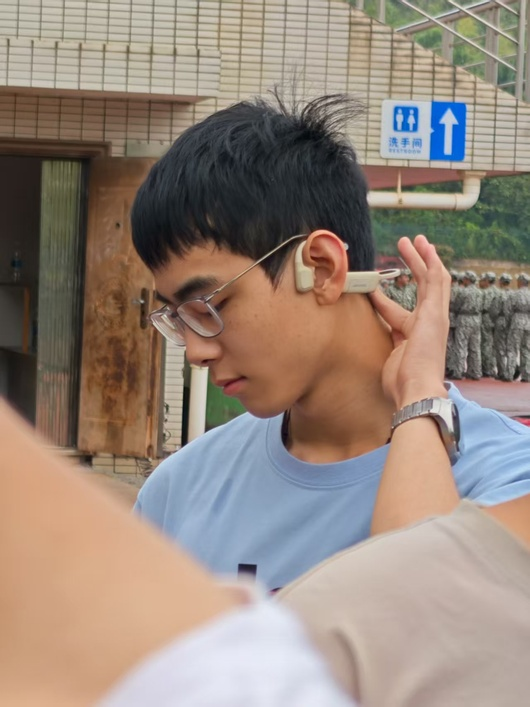
#> input picture Machine Vision Experiment 3/xx.jpg, 530 x 707 px, shrunk from 1279 x 1706 before the run, found by its file name
$ jupyter execute 'Machine Vision Experiment 3.ipynb'
#> lines starting #> are read from the running program, lines starting #| are printed output that depends on the picture; after the words box and inside, x2 and y2 are one past the last pixel; in counts of white or black regions, pixels touching at a corner belong together
[cell 1]
#理想低通频域滤波
import cv2
import numpy as np
import matplotlib.pyplot as plt

def ideal_low_pass_filter(shape, cutoff_frequency):
    """
    创建理想低通滤波器
    :变量1 shape: 图像形状 (rows, cols)
    :变量2 cutoff_frequency: 截止频率
    :return: 滤波器掩码
    """
    rows, cols = shape
    center_row, center_col = rows // 2, cols // 2

    #创建网格
    u = np.arange(rows)
    v = np.arange(cols)
    u, v = np.meshgrid(u, v, indexing='ij')

    #计算距离中心的欧氏距离
    distance = np.sqrt((u - center_row)**2 + (v - center_col)**2)

    #创建理想低通滤波器
    filter_mask = np.zeros_like(distance)
    filter_mask[distance <= cutoff_frequency] = 1

    return filter_mask

def apply_ideal_low_pass_filter(image, cutoff_frequency):
    """
    应用理想低通滤波器
    :参数1: image: 输入图像
    :参数2: cutoff_frequency: 截止频率
    :return: 滤波后的图像
    """
    rows, cols = image.shape

    #将图像转换为float32
    img_float32 = np.float32(image)

    #中心化
    mask = np.ones((rows, cols))
    mask[1::2, ::2] = -1
    mask[::2, 1::2] = -1
    centered_img = img_float32 * mask

    #进行傅里叶变换
    #获取最佳DFT大小
    optimal_rows = cv2.getOptimalDFTSize(rows)
    optimal_cols = cv2.getOptimalDFTSize(cols)

    #创建扩展的复数图像
    padded_img = np.zeros((optimal_rows, optimal_cols), dtype=np.float32)
    padded_img[:rows, :cols] = centered_img

    #进行DFT
    dft = cv2.dft(padded_img, flags=cv2.DFT_COMPLEX_OUTPUT)

    #创建并应用理想低通滤波器
    filter_mask = ideal_low_pass_filter((optimal_rows, optimal_cols), cutoff_frequency)

    #将滤波器应用于DFT结果
    dft_filtered = dft.copy()
    dft_filtered[:, :, 0] *= filter_mask
    dft_filtered[:, :, 1] *= filter_mask

    #进行逆傅里叶变换
    idft = cv2.idft(dft_filtered)
    filtered_img = idft[:, :, 0]

    #逆中心化
    mask_padded = np.ones((optimal_rows, optimal_cols))
    mask_padded[1::2, ::2] = -1
    mask_padded[::2, 1::2] = -1

    result_img = filtered_img * mask_padded

    #裁剪到原始大小
    final_result = result_img[:rows, :cols]

    #归一化到0-255范围
    final_result = cv2.normalize(final_result, None, 0, 255, cv2.NORM_MINMAX)
    final_result = np.uint8(final_result)

    return final_result

def main():
    image_path = '/Users/guo2006/myenv/Machine Vision Experiment/Machine Vision Experiment 3/xx.jpg'
    image = cv2.imread(image_path, cv2.IMREAD_GRAYSCALE)
    if image is None:
        raise FileNotFoundError("图像文件未找到")

    #定义不同的截止频率
    cutoff_frequencies = [30, 60, 120]

    #创建图形显示结果
    plt.figure(figsize=(15, 10))

    #对每个截止频率应用理想低通滤波
    for i, cutoff in enumerate(cutoff_frequencies):
        print(f"应用截止频率为 {cutoff} 的理想低通滤波器...")

        #应用滤波器
        filtered_image = apply_ideal_low_pass_filter(image, cutoff)

        #显示结果
        plt.subplot(2, 3, i + 1)
        plt.imshow(filtered_image, cmap='gray')
        plt.title(f'Cut-off Frequency D0 = {cutoff}')
        plt.axis('off')

    #显示频域滤波器形状
    filter_shapes = []
    for cutoff in cutoff_frequencies:
        #创建滤波器形状用于显示
        shape = image.shape
        optimal_rows = cv2.getOptimalDFTSize(shape[0])
        optimal_cols = cv2.getOptimalDFTSize(shape[1])
        filter_mask = ideal_low_pass_filter((optimal_rows, optimal_cols), cutoff)
        filter_shapes.append(filter_mask)

    #显示滤波器形状
    for i, (filter_mask, cutoff) in enumerate(zip(filter_shapes, cutoff_frequencies)):
        plt.subplot(2, 3, i + 4)
        plt.imshow(filter_mask, cmap='gray')
        plt.title(f'Filter Shape (D0 = {cutoff})')
        plt.axis('off')

    plt.tight_layout()
    plt.show()
#| 图像尺寸: (707, 530)


if __name__ == "__main__":
    main()

[cell 2]
#高斯低通频率滤波
import cv2
import numpy as np
import matplotlib.pyplot as plt

def gaussian_low_pass_filter(shape, cutoff_frequency):
    """
    创建高斯低通滤波器
    :参数1 shape: 图像形状 (rows, cols)
    :参数2 cutoff_frequency: 截止频率
    :return: 滤波器掩码
    """
    rows, cols = shape
    center_row, center_col = rows // 2, cols // 2

    #创建网格
    u = np.arange(rows)
    v = np.arange(cols)
    u, v = np.meshgrid(u, v, indexing='ij')

    #计算距离中心的欧氏距离
    distance = np.sqrt((u - center_row)**2 + (v - center_col)**2)

    # 创建高斯低通滤波器
    # H(u,v) = exp(-D(u,v)² / (2 * D0²))
    filter_mask = np.exp(-(distance**2) / (2 * (cutoff_frequency**2)))

    return filter_mask

def apply_gaussian_low_pass_filter(image, cutoff_frequency):
    """
    应用高斯低通滤波器
    :参数1 image: 输入图像
    :参数2 cutoff_frequency: 截止频率
    :return: 滤波后的图像
    """
    rows, cols = image.shape

    #将图像转换为float32
    img_float32 = np.float32(image)

    #中心化
    mask = np.ones((rows, cols))
    mask[1::2, ::2] = -1
    mask[::2, 1::2] = -1
    centered_img = img_float32 * mask

    #进行傅里叶变换
    #获取最佳DFT大小
    optimal_rows = cv2.getOptimalDFTSize(rows)
    optimal_cols = cv2.getOptimalDFTSize(cols)

    #创建扩展的复数图像
    padded_img = np.zeros((optimal_rows, optimal_cols), dtype=np.float32)
    padded_img[:rows, :cols] = centered_img

    #进行DFT
    dft = cv2.dft(padded_img, flags=cv2.DFT_COMPLEX_OUTPUT)

    #创建并应用高斯低通滤波器
    filter_mask = gaussian_low_pass_filter((optimal_rows, optimal_cols), cutoff_frequency)

    #将滤波器应用于DFT结果
    dft_filtered = dft.copy()
    dft_filtered[:, :, 0] *= filter_mask
    dft_filtered[:, :, 1] *= filter_mask

    #进行逆傅里叶变换
    idft = cv2.idft(dft_filtered)
    filtered_img = idft[:, :, 0]

    #逆中心化
    mask_padded = np.ones((optimal_rows, optimal_cols))
    mask_padded[1::2, ::2] = -1
    mask_padded[::2, 1::2] = -1

    result_img = filtered_img * mask_padded

    #裁剪到原始大小
    final_result = result_img[:rows, :cols]

    #归一化到0-255范围
    final_result = cv2.normalize(final_result, None, 0, 255, cv2.NORM_MINMAX)
    final_result = np.uint8(final_result)

    return final_result

def display_frequency_spectrum(image, title=""):
    """
    显示图像的频谱
    """
#> called with title = ''
    rows, cols = image.shape
    img_float32 = np.float32(image)

    #获取最佳DFT大小
    optimal_rows = cv2.getOptimalDFTSize(rows)
    optimal_cols = cv2.getOptimalDFTSize(cols)

    #创建扩展的复数图像
    padded_img = np.zeros((optimal_rows, optimal_cols), dtype=np.float32)
    padded_img[:rows, :cols] = img_float32

    #进行DFT
    dft = cv2.dft(padded_img, flags=cv2.DFT_COMPLEX_OUTPUT)

    #将零频率分量移到中心
    dft_shift = np.fft.fftshift(dft)

    #计算幅度谱
    magnitude_spectrum = 20 * np.log(cv2.magnitude(dft_shift[:, :, 0], dft_shift[:, :, 1]) + 1)

    return magnitude_spectrum

def main():
    print("高斯低通频域滤波")
    print("=" * 40)

    image_path = '/Users/guo2006/myenv/Machine Vision Experiment/Machine Vision Experiment 3/xx.jpg'
    image = cv2.imread(image_path, cv2.IMREAD_GRAYSCALE)
    if image is None:
        raise FileNotFoundError("图像文件未找到，使用示例图像")

    print(f"图像尺寸: {image.shape}")

    cutoff_frequencies = [20, 50, 100]

    plt.figure(figsize=(12, 10))

    #原图及其频谱图
    plt.subplot(4, 3, 1)
    plt.imshow(image, cmap='gray')
    plt.title('Original Image')
    plt.axis('off')

    spectrum_original = display_frequency_spectrum(image)
    plt.subplot(4, 3, 2)
    plt.imshow(spectrum_original, cmap='jet')
    plt.title('Original Spectrum')
    plt.axis('off')

    #占位空图
    plt.subplot(4, 3, 3)
    plt.axis('off')

    #滤波图像+频谱+滤波器形状
    for i, cutoff in enumerate(cutoff_frequencies):
        filtered_image = apply_gaussian_low_pass_filter(image, cutoff)
        spectrum_filtered = display_frequency_spectrum(filtered_image)
        filter_shape = gaussian_low_pass_filter(image.shape, cutoff)

        row = i + 1  #从第2行开始

        #滤波图像
        plt.subplot(4, 3, row * 3 + 1)
        plt.imshow(filtered_image, cmap='gray')
        plt.title(f'Filtered D0={cutoff}')
        plt.axis('off')

        #滤波后频谱
        plt.subplot(4, 3, row * 3 + 2)
        plt.imshow(spectrum_filtered, cmap='jet')
        plt.title(f'Spectrum D0={cutoff}')
        plt.axis('off')

        #滤波器形状
        plt.subplot(4, 3, row * 3 + 3)
        plt.imshow(filter_shape, cmap='gray')
        plt.title(f'Filter D0={cutoff}')
        plt.axis('off')

    plt.tight_layout()
    plt.show()

    #创建高斯滤波对比图
    plt.figure(figsize=(12, 8))

    plt.subplot(1, 4, 1)
    plt.imshow(image, cmap='gray')
    plt.title('Original')
    plt.axis('off')

    for i, cutoff in enumerate(cutoff_frequencies):
        filtered_image = apply_gaussian_low_pass_filter(image, cutoff)
        plt.subplot(1, 4, i + 2)
        plt.imshow(filtered_image, cmap='gray')
        plt.title(f'Gaussian Low Pass Filter D0 = {cutoff}')
        plt.axis('off')
#> this loop made 3 passes
#> pass 1, in apply_gaussian_low_pass_filter (call 4), `filter_mask = gaussian_low_pass_filter((optimal_rows, optimal_cols), c..`:
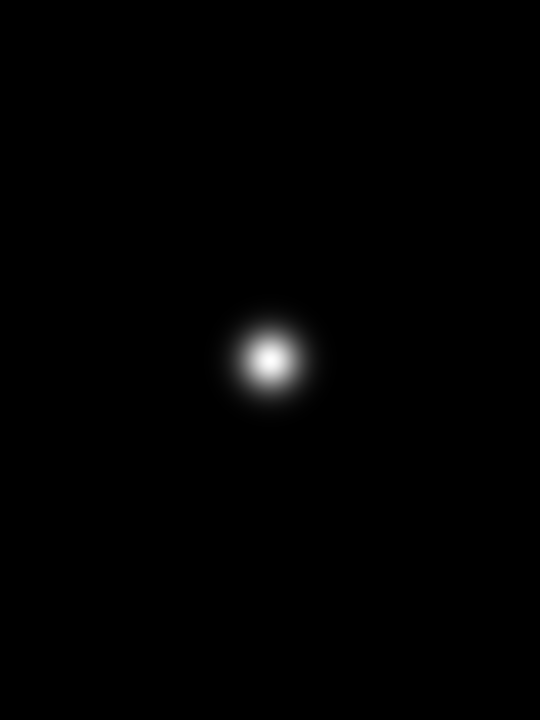
#> filter_mask: shape (720, 540) float64; min 1.17e-110, max 1, mean 0.00646

    plt.tight_layout()
    plt.show()

if __name__ == "__main__":
    main()

[cell 3]
#巴特沃斯低通频率滤波
import cv2
import numpy as np
import matplotlib.pyplot as plt

#参数区
img_path = '/Users/guo2006/myenv/Machine Vision Experiment/Machine Vision Experiment 3/xx.jpg'
D0_list = [20, 40, 80] #截止频率
orders  = [2, 5] #阶数

def pad_to_optimal(img):
    """扩展成 FFT 最佳尺寸（2 的整数次幂）"""
    h, w = img.shape
    opt_h = cv2.getOptimalDFTSize(h)
    opt_w = cv2.getOptimalDFTSize(w)
    padded = cv2.copyMakeBorder(img, 0, opt_h-h, 0, opt_w-w, borderType=cv2.BORDER_CONSTANT, value=0)
    return padded, h, w

def butterworth_lowpass(shape, D0, n):
    """生成 n 阶 Butterworth 低通滤波器"""
    rows, cols = shape[:2]
    crow, ccol = rows//2, cols//2
    y, x = np.ogrid[:rows, :cols]
    dist_sq = (x - ccol)**2 + (y - crow)**2
    H = 1 / (1 + (dist_sq / (D0**2))**n)
    return H

def fft_filter(img, D0, n):
    """频域滤波并返回裁剪后的空域结果"""
    #补零
    padded, orig_h, orig_w = pad_to_optimal(img)
    ph, pw = padded.shape
    H = butterworth_lowpass((ph, pw), D0, n)
    #FFT
    dft = cv2.dft(np.float32(padded), flags=cv2.DFT_COMPLEX_OUTPUT)
    dft_shift = np.fft.fftshift(dft)
    #滤波
    filtered_dft = dft_shift * H[:,:,np.newaxis]
    #IFFT
    idft_shift = np.fft.ifftshift(filtered_dft)
    idft = cv2.idft(idft_shift)
    filtered = cv2.magnitude(idft[:,:,0], idft[:,:,1])
    #裁剪回原尺寸 + 归一化
    filtered = filtered[:orig_h, :orig_w]
    cv2.normalize(filtered, filtered, 0, 255, cv2.NORM_MINMAX)
    return np.uint8(filtered)

#读图
gray = cv2.imread(img_path, cv2.IMREAD_GRAYSCALE)
assert gray is not None, "图片读取失败，请检查路径"

fig, axes = plt.subplots(nrows=2, ncols=3, figsize=(9, 6), constrained_layout=True)
axes = axes.flatten() #拉成一维

idx = 0
for i, n in enumerate(orders):
    for j, D0 in enumerate(D0_list):
        out = fft_filter(gray, D0, n)

        axes[idx].imshow(out, cmap='gray')
        axes[idx].set_title(f'order={n}, D0={D0}', fontsize=10)
        axes[idx].axis('off')
        idx += 1
#> this loop made 2 passes
#> after the loop, idx = 6

plt.savefig('butterworth_results.jpg', dpi=300)
plt.show()

[cell 4]
#理想高通频域滤波
import cv2
import numpy as np
import matplotlib.pyplot as plt
import os

img_path = '/Users/guo2006/myenv/Machine Vision Experiment/Machine Vision Experiment 3/lsy.jpg'
D0_list  = [20, 40, 80] #截止频率
alpha = 1.0 #锐化强度

def pad_to_optimal(img):
    h, w = img.shape
    opt_h = cv2.getOptimalDFTSize(h)
    opt_w = cv2.getOptimalDFTSize(w)
    padded = cv2.copyMakeBorder(img, 0, opt_h-h, 0, opt_w-w,borderType=cv2.BORDER_CONSTANT, value=0)
    return padded, h, w

def ideal_highpass(shape, D0):
    """理想高通滤波器：中心为 0，其余为 1"""
    h, w = shape[:2]
    cy, cx = h//2, w//2
    y, x = np.ogrid[:h, :w]
    mask = ((x - cx)**2 + (y - cy)**2) >= D0**2 #圆外=1，圆内=0
    return mask.astype(np.float32)

def freq_filter(img, D0, filter_func):
    """通用频域滤波：filter_func 返回 H(u,v)"""
    padded, orig_h, orig_w = pad_to_optimal(img)
    ph, pw = padded.shape
    H = filter_func((ph, pw), D0) #生成滤波器
    dft = cv2.dft(np.float32(padded), flags=cv2.DFT_COMPLEX_OUTPUT)
    dft_shift = np.fft.fftshift(dft)
    filtered = dft_shift * (1 - H)[:,:,np.newaxis] #高通 = 1 - 低通
    idft = cv2.idft(np.fft.ifftshift(filtered))
    out = cv2.magnitude(idft[:,:,0], idft[:,:,1])[:orig_h, :orig_w]
    cv2.normalize(out, out, 0, 255, cv2.NORM_MINMAX)
    return np.uint8(out)

def unsharp_mask(img, alpha=1.0):
    """空域锐化：原图 + alpha*(原图 - 高斯模糊)"""
    blur = cv2.GaussianBlur(img, (9, 9), 2)
    sharp = cv2.addWeighted(img, 1+alpha, blur, -alpha, 0)
    return sharp

gray = cv2.imread(img_path, cv2.IMREAD_GRAYSCALE)
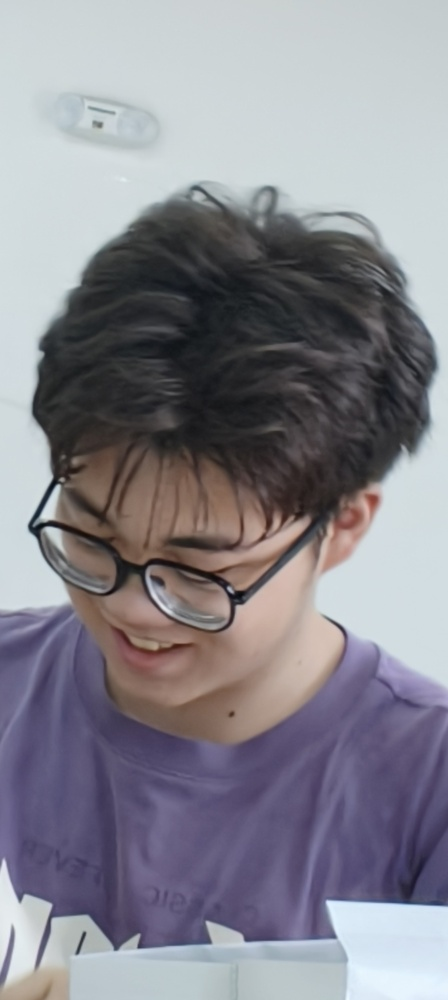
#> input picture Machine Vision Experiment 3/lsy.jpg, 448 x 1000 px, shrunk from 1080 x 2412 before the run, found by its file name
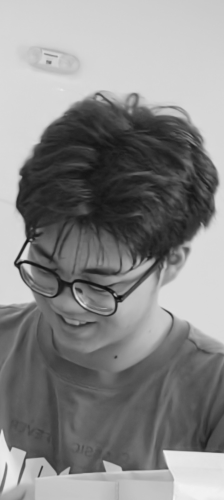
#> gray: shape (1000, 448) (shown at 1/2 size); min 8, max 245, mean 135.4
assert gray is not None, "图片读取失败"

fig, ax = plt.subplots(2, 3, figsize=(10, 6), constrained_layout=True)
ax = ax.flatten()

for idx, D0 in enumerate(D0_list):
    #理想高通滤波
    hp = freq_filter(gray, D0, ideal_highpass)

    #锐化
    sharp = unsharp_mask(hp, alpha=alpha)

    #显示
    ax[idx].imshow(hp, cmap='gray')
    ax[idx].set_title(f'Ideal HP D0={D0}')
    ax[idx].axis('off')

    ax[idx+3].imshow(sharp, cmap='gray')
    ax[idx+3].set_title(f'HP+Sharp D0={D0}')
    ax[idx+3].axis('off')
#> this loop made 3 passes
#> pass 1, in freq_filter, `H = filter_func((ph, pw), D0)`:
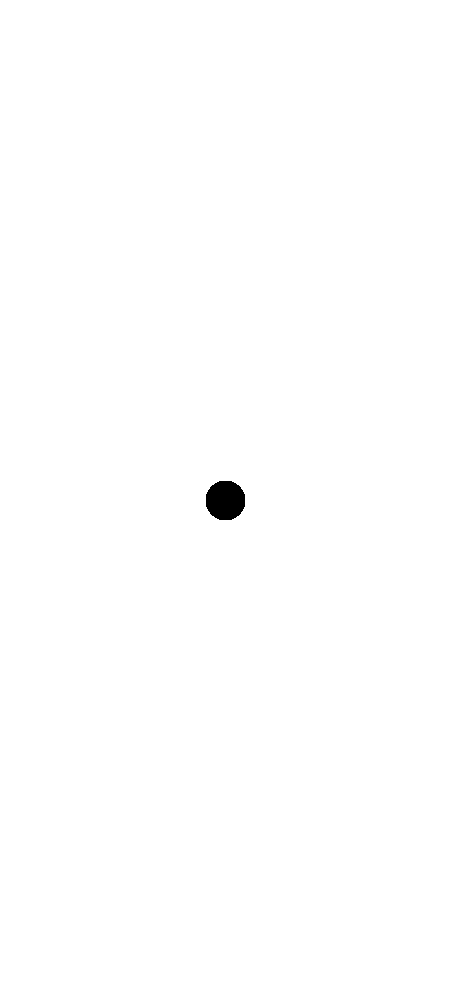
#> H: shape (1000, 450) float32; values 0 (black) and 1 (white), 99.7% white; 1 black region, box (x1, y1, x2, y2) and area: (206, 481, 245, 520) 1245

plt.show()

[cell 5]
#高斯高通频域滤波
import cv2
import numpy as np
import matplotlib.pyplot as plt
import os

img_path = '/Users/guo2006/myenv/Machine Vision Experiment/Machine Vision Experiment 3/lsy.jpg'
D0_list = [20, 40, 80] #截止频率
alpha = 1.0 #锐化强度

def pad_to_optimal(img):
    h, w = img.shape
    opt_h = cv2.getOptimalDFTSize(h)
    opt_w = cv2.getOptimalDFTSize(w)
    padded = cv2.copyMakeBorder(img, 0, opt_h-h, 0, opt_w-w, borderType=cv2.BORDER_CONSTANT, value=0)
    return padded, h, w

def gauss_highpass(shape, D0):
    """高斯高通滤波器 H(u,v) = 1 - exp(-D²/2D0²)"""
    h, w = shape[:2]
    cy, cx = h//2, w//2
    y, x = np.ogrid[:h, :w]
    dist2 = (x - cx)**2 + (y - cy)**2
    H = 1 - np.exp(-dist2 / (2 * D0**2))
    return H.astype(np.float32)

def freq_filter(img, D0, filter_func):
    """通用频域滤波"""
    padded, orig_h, orig_w = pad_to_optimal(img)
    ph, pw = padded.shape
    H = filter_func((ph, pw), D0)
    dft = cv2.dft(np.float32(padded), flags=cv2.DFT_COMPLEX_OUTPUT)
    dft_shift = np.fft.fftshift(dft)
    filtered = dft_shift * H[:,:,np.newaxis]
    idft = cv2.idft(np.fft.ifftshift(filtered))
    out = cv2.magnitude(idft[:,:,0], idft[:,:,1])[:orig_h, :orig_w]
    cv2.normalize(out, out, 0, 255, cv2.NORM_MINMAX)
    return np.uint8(out)

def unsharp_mask(img, alpha=1.0):
    blur = cv2.GaussianBlur(img, (9, 9), 2)
    sharp = cv2.addWeighted(img, 1+alpha, blur, -alpha, 0)
    return sharp

gray = cv2.imread(img_path, cv2.IMREAD_GRAYSCALE)
assert gray is not None, "图片读取失败"

fig, axes = plt.subplots(2, 3, figsize=(10, 6), constrained_layout=True)
axes = axes.flatten()

for idx, D0 in enumerate(D0_list):
    #高斯高通
    hp = freq_filter(gray, D0, gauss_highpass)

    #锐化
    sharp = unsharp_mask(hp, alpha=alpha)

    #显示
    axes[idx].imshow(hp, cmap='gray')
    axes[idx].set_title(f'Gauss HP D0={D0}')
    axes[idx].axis('off')

    axes[idx+3].imshow(sharp, cmap='gray')
    axes[idx+3].set_title(f'Gauss HP+Sharp D0={D0}')
    axes[idx+3].axis('off')
#> this loop made 3 passes
#> pass 1, in freq_filter, `out = cv2.magnitude(idft[:,:,0], idft[:,:,1])[:orig_h, :orig_w]`:
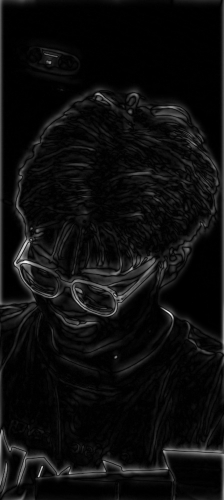
#> out: shape (1000, 448) float32 (shown at 1/2 size); min 0.502, max 54527148, mean 2956479.2; drawn with min black and max white

plt.show()
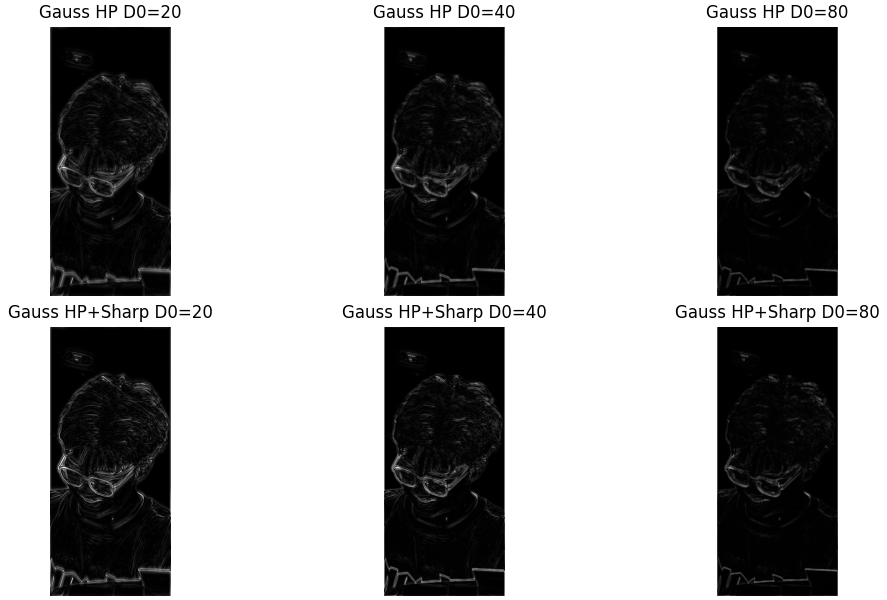
#> figure drawn by matplotlib, 6 panels

[cell 6]
#巴特沃斯高通频率滤波
import cv2
import numpy as np
import matplotlib.pyplot as plt
import os

img_path = '/Users/guo2006/myenv/Machine Vision Experiment/Machine Vision Experiment 3/lsy.jpg'
D0_list = [20, 40, 80] #截止频率
orders = [2, 5] #阶数
alpha = 1.0 #锐化强度

def pad_to_optimal(img):
    h, w = img.shape
    opt_h = cv2.getOptimalDFTSize(h)
    opt_w = cv2.getOptimalDFTSize(w)
    padded = cv2.copyMakeBorder(img, 0, opt_h-h, 0, opt_w-w, borderType=cv2.BORDER_CONSTANT, value=0)
    return padded, h, w

def butterworth_highpass(shape, D0, n):
    """巴特沃斯高通：H(u,v) = 1 / (1 + (D0/D)^(2n))"""
    h, w = shape[:2]
    cy, cx = h//2, w//2
    y, x = np.ogrid[:h, :w]
    dist = np.sqrt((x - cx)**2 + (y - cy)**2)
    dist[dist == 0] = 1e-8 #防除0
    H = 1 / (1 + (D0 / dist)**(2 * n))
    return H.astype(np.float32)

def freq_filter(img, D0, n, filter_func):
    padded, orig_h, orig_w = pad_to_optimal(img)
    ph, pw = padded.shape
    H = filter_func((ph, pw), D0, n)
    dft = cv2.dft(np.float32(padded), flags=cv2.DFT_COMPLEX_OUTPUT)
    dft_shift = np.fft.fftshift(dft)
    filtered = dft_shift * H[:,:,np.newaxis]
    idft = cv2.idft(np.fft.ifftshift(filtered))
    out = cv2.magnitude(idft[:,:,0], idft[:,:,1])[:orig_h, :orig_w]
    cv2.normalize(out, out, 0, 255, cv2.NORM_MINMAX)
    return np.uint8(out)

def unsharp_mask(img, alpha=1.0):
    blur = cv2.GaussianBlur(img, (9, 9), 2)
    sharp = cv2.addWeighted(img, 1+alpha, blur, -alpha, 0)
    return sharp

gray = cv2.imread(img_path, cv2.IMREAD_GRAYSCALE)
assert gray is not None, "图片读取失败"

fig, axes = plt.subplots(2, 6, figsize=(15, 5), constrained_layout=True)

for row, n in enumerate(orders):
    for col, D0 in enumerate(D0_list):
        #巴特沃斯高通
        hp = freq_filter(gray, D0, n, butterworth_highpass)

        #锐化
        sharp = unsharp_mask(hp, alpha=alpha)

        #显示
        axes[row, col].imshow(hp, cmap='gray')
        axes[row, col].set_title(f'Order={n}  D0={D0}')
        axes[row, col].axis('off')

        axes[row, col+3].imshow(sharp, cmap='gray')
        axes[row, col+3].set_title(f'Order={n}  D0={D0} +Sharp')
        axes[row, col+3].axis('off')
#> this loop made 2 passes

plt.show()
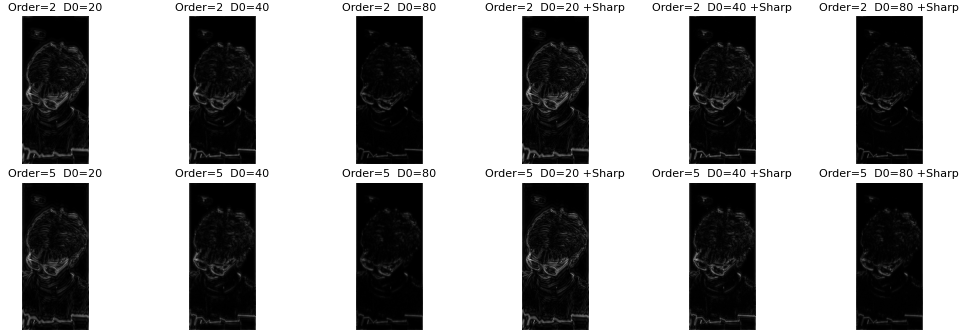
#> figure drawn by matplotlib, 12 panels
